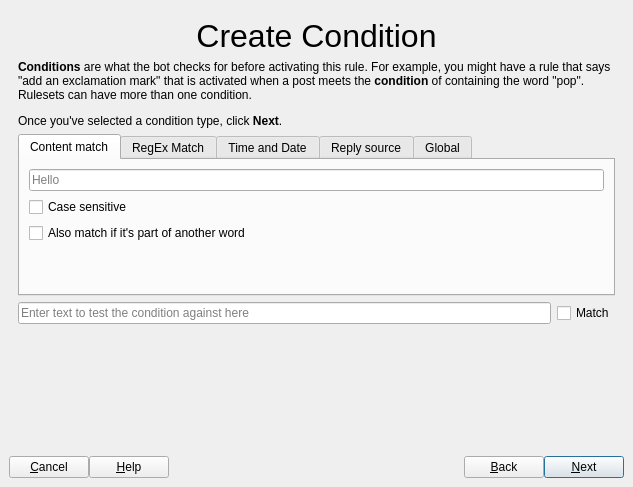
<?xml version="1.0" encoding="UTF-8"?>
<ui version="4.0">
 <class>MainWindow</class>
 <widget class="QMainWindow" name="MainWindow">
  <property name="geometry">
   <rect>
    <x>0</x>
    <y>0</y>
    <width>633</width>
    <height>487</height>
   </rect>
  </property>
  <property name="windowTitle">
   <string>Rule Creation Wizard</string>
  </property>
  <widget class="QWidget" name="centralwidget">
   <layout class="QVBoxLayout" name="verticalLayout">
    <property name="spacing">
     <number>0</number>
    </property>
    <item>
     <widget class="QStackedWidget" name="stackedWidget">
      <property name="currentIndex">
       <number>0</number>
      </property>
      <widget class="QWidget" name="page_2">
       <layout class="QVBoxLayout" name="verticalLayout_3">
        <item>
         <widget class="QLabel" name="label_4">
          <property name="sizePolicy">
           <sizepolicy hsizetype="Preferred" vsizetype="Preferred">
            <horstretch>0</horstretch>
            <verstretch>0</verstretch>
           </sizepolicy>
          </property>
          <property name="font">
           <font>
            <pointsize>24</pointsize>
           </font>
          </property>
          <property name="text">
           <string>Create Condition</string>
          </property>
          <property name="textFormat">
           <enum>Qt::AutoText</enum>
          </property>
          <property name="scaledContents">
           <bool>true</bool>
          </property>
          <property name="alignment">
           <set>Qt::AlignHCenter|Qt::AlignTop</set>
          </property>
         </widget>
        </item>
        <item>
         <widget class="QLabel" name="label_3">
          <property name="sizePolicy">
           <sizepolicy hsizetype="Preferred" vsizetype="Maximum">
            <horstretch>0</horstretch>
            <verstretch>0</verstretch>
           </sizepolicy>
          </property>
          <property name="text">
           <string>&lt;html&gt;&lt;head/&gt;&lt;body&gt;&lt;p&gt;&lt;span style=&quot; font-weight:600;&quot;&gt;Conditions&lt;/span&gt; are what the bot checks for before activating this rule. For example, you might have a rule that says &amp;quot;add an exclamation mark&amp;quot; that is activated when a post meets the &lt;span style=&quot; font-weight:600;&quot;&gt;condition&lt;/span&gt; of containing the word &amp;quot;pop&amp;quot;. Rulesets can have more than one condition.&lt;/p&gt;&lt;p&gt;Once you've selected a condition type, click &lt;span style=&quot; font-weight:600;&quot;&gt;Next&lt;/span&gt;.&lt;/p&gt;&lt;/body&gt;&lt;/html&gt;</string>
          </property>
          <property name="alignment">
           <set>Qt::AlignLeading|Qt::AlignLeft|Qt::AlignTop</set>
          </property>
          <property name="wordWrap">
           <bool>true</bool>
          </property>
         </widget>
        </item>
        <item>
         <widget class="QTabWidget" name="tabWidget">
          <property name="currentIndex">
           <number>0</number>
          </property>
          <widget class="QWidget" name="tab">
           <attribute name="title">
            <string>Content match</string>
           </attribute>
           <layout class="QVBoxLayout" name="verticalLayout_4">
            <item>
             <widget class="QLineEdit" name="lineEdit">
              <property name="placeholderText">
               <string>Hello</string>
              </property>
             </widget>
            </item>
            <item>
             <widget class="QCheckBox" name="checkBox">
              <property name="text">
               <string>Case sensitive</string>
              </property>
             </widget>
            </item>
            <item>
             <widget class="QCheckBox" name="checkBox_2">
              <property name="text">
               <string>Also match if it's part of another word</string>
              </property>
             </widget>
            </item>
            <item>
             <spacer name="verticalSpacer_4">
              <property name="orientation">
               <enum>Qt::Vertical</enum>
              </property>
              <property name="sizeHint" stdset="0">
               <size>
                <width>20</width>
                <height>40</height>
               </size>
              </property>
             </spacer>
            </item>
           </layout>
          </widget>
          <widget class="QWidget" name="tab_2">
           <attribute name="title">
            <string>RegEx Match</string>
           </attribute>
           <layout class="QVBoxLayout" name="verticalLayout_5">
            <item>
             <widget class="QLineEdit" name="lineEdit_2">
              <property name="placeholderText">
               <string>[Rr]eg(ular +)?[Ee]x(?:pression)?</string>
              </property>
             </widget>
            </item>
            <item>
             <widget class="QCheckBox" name="checkBox_3">
              <property name="text">
               <string>Case sensitive</string>
              </property>
             </widget>
            </item>
            <item>
             <widget class="QCheckBox" name="checkBox_4">
              <property name="text">
               <string>Multiline</string>
              </property>
             </widget>
            </item>
            <item>
             <spacer name="verticalSpacer_5">
              <property name="orientation">
               <enum>Qt::Vertical</enum>
              </property>
              <property name="sizeHint" stdset="0">
               <size>
                <width>20</width>
                <height>40</height>
               </size>
              </property>
             </spacer>
            </item>
           </layout>
          </widget>
          <widget class="QWidget" name="tab_3">
           <attribute name="title">
            <string>Time and Date</string>
           </attribute>
           <layout class="QVBoxLayout" name="verticalLayout_6">
            <item>
             <layout class="QHBoxLayout" name="horizontalLayout">
              <item>
               <widget class="QLabel" name="label_7">
                <property name="sizePolicy">
                 <sizepolicy hsizetype="Maximum" vsizetype="Preferred">
                  <horstretch>0</horstretch>
                  <verstretch>0</verstretch>
                 </sizepolicy>
                </property>
                <property name="text">
                 <string>Between</string>
                </property>
               </widget>
              </item>
              <item>
               <widget class="QTimeEdit" name="timeEdit"/>
              </item>
              <item>
               <widget class="QLabel" name="label_8">
                <property name="sizePolicy">
                 <sizepolicy hsizetype="Maximum" vsizetype="Preferred">
                  <horstretch>0</horstretch>
                  <verstretch>0</verstretch>
                 </sizepolicy>
                </property>
                <property name="text">
                 <string>and</string>
                </property>
               </widget>
              </item>
              <item>
               <widget class="QTimeEdit" name="timeEdit_2">
                <property name="dateTime">
                 <datetime>
                  <hour>12</hour>
                  <minute>0</minute>
                  <second>0</second>
                  <year>2000</year>
                  <month>1</month>
                  <day>1</day>
                 </datetime>
                </property>
               </widget>
              </item>
              <item>
               <spacer name="horizontalSpacer">
                <property name="orientation">
                 <enum>Qt::Horizontal</enum>
                </property>
                <property name="sizeHint" stdset="0">
                 <size>
                  <width>40</width>
                  <height>20</height>
                 </size>
                </property>
               </spacer>
              </item>
             </layout>
            </item>
            <item>
             <spacer name="verticalSpacer_3">
              <property name="orientation">
               <enum>Qt::Vertical</enum>
              </property>
              <property name="sizeHint" stdset="0">
               <size>
                <width>20</width>
                <height>40</height>
               </size>
              </property>
             </spacer>
            </item>
           </layout>
          </widget>
          <widget class="QWidget" name="tab_4">
           <attribute name="title">
            <string>Reply source</string>
           </attribute>
           <layout class="QVBoxLayout" name="verticalLayout_10">
            <item>
             <layout class="QGridLayout" name="gridLayout">
              <item row="1" column="2">
               <widget class="QLineEdit" name="lineEdit_5"/>
              </item>
              <item row="1" column="0">
               <widget class="QLabel" name="label_6">
                <property name="text">
                 <string>from</string>
                </property>
               </widget>
              </item>
              <item row="1" column="1">
               <widget class="QComboBox" name="comboBox_2">
                <property name="minimumSize">
                 <size>
                  <width>100</width>
                  <height>0</height>
                 </size>
                </property>
                <item>
                 <property name="text">
                  <string>any username</string>
                 </property>
                </item>
                <item>
                 <property name="text">
                  <string>username containing</string>
                 </property>
                </item>
                <item>
                 <property name="text">
                  <string>username exactly matching</string>
                 </property>
                </item>
                <item>
                 <property name="text">
                  <string>username matching (RegEx)</string>
                 </property>
                </item>
               </widget>
              </item>
              <item row="0" column="0">
               <widget class="QLabel" name="label_5">
                <property name="text">
                 <string>Reply comes from</string>
                </property>
               </widget>
              </item>
              <item row="0" column="1">
               <widget class="QComboBox" name="comboBox">
                <property name="minimumSize">
                 <size>
                  <width>100</width>
                  <height>0</height>
                 </size>
                </property>
                <item>
                 <property name="text">
                  <string>any instance</string>
                 </property>
                </item>
                <item>
                 <property name="text">
                  <string>instance containing</string>
                 </property>
                </item>
                <item>
                 <property name="text">
                  <string>instance exactly matching</string>
                 </property>
                </item>
                <item>
                 <property name="text">
                  <string>intance matching (RegEx)</string>
                 </property>
                </item>
               </widget>
              </item>
              <item row="0" column="2">
               <widget class="QLineEdit" name="lineEdit_4"/>
              </item>
             </layout>
            </item>
            <item>
             <spacer name="verticalSpacer_6">
              <property name="orientation">
               <enum>Qt::Vertical</enum>
              </property>
              <property name="sizeHint" stdset="0">
               <size>
                <width>20</width>
                <height>40</height>
               </size>
              </property>
             </spacer>
            </item>
           </layout>
          </widget>
          <widget class="QWidget" name="tab_5">
           <attribute name="title">
            <string>Global</string>
           </attribute>
           <layout class="QHBoxLayout" name="horizontalLayout_2">
            <item>
             <widget class="QLabel" name="label_11">
              <property name="text">
               <string>This condition is always true. Use this to create a default ruleset.</string>
              </property>
              <property name="alignment">
               <set>Qt::AlignLeading|Qt::AlignLeft|Qt::AlignTop</set>
              </property>
             </widget>
            </item>
           </layout>
          </widget>
         </widget>
        </item>
        <item>
         <layout class="QHBoxLayout" name="horizontalLayout_3">
          <item>
           <widget class="QLineEdit" name="lineEdit_3">
            <property name="placeholderText">
             <string>Enter text to test the condition against here</string>
            </property>
            <property name="clearButtonEnabled">
             <bool>true</bool>
            </property>
           </widget>
          </item>
          <item>
           <widget class="QCheckBox" name="checkBox_5">
            <property name="text">
             <string>Match</string>
            </property>
           </widget>
          </item>
         </layout>
        </item>
        <item>
         <spacer name="verticalSpacer_2">
          <property name="orientation">
           <enum>Qt::Vertical</enum>
          </property>
          <property name="sizeHint" stdset="0">
           <size>
            <width>20</width>
            <height>36</height>
           </size>
          </property>
         </spacer>
        </item>
       </layout>
      </widget>
      <widget class="QWidget" name="page_5">
       <layout class="QVBoxLayout" name="verticalLayout_19">
        <item>
         <widget class="QLabel" name="label_24">
          <property name="sizePolicy">
           <sizepolicy hsizetype="Preferred" vsizetype="Preferred">
            <horstretch>0</horstretch>
            <verstretch>0</verstretch>
           </sizepolicy>
          </property>
          <property name="font">
           <font>
            <pointsize>24</pointsize>
           </font>
          </property>
          <property name="text">
           <string>Set Condition Name</string>
          </property>
          <property name="textFormat">
           <enum>Qt::AutoText</enum>
          </property>
          <property name="scaledContents">
           <bool>true</bool>
          </property>
          <property name="alignment">
           <set>Qt::AlignHCenter|Qt::AlignTop</set>
          </property>
         </widget>
        </item>
        <item>
         <widget class="QLabel" name="label_25">
          <property name="text">
           <string>&lt;html&gt;&lt;head/&gt;&lt;body&gt;&lt;p&gt;If you wish, you may enter a descriptive name for your rule below. Click &lt;span style=&quot; font-weight:600;&quot;&gt;Next&lt;/span&gt; when you're ready to continue.&lt;/p&gt;&lt;/body&gt;&lt;/html&gt;</string>
          </property>
          <property name="wordWrap">
           <bool>true</bool>
          </property>
         </widget>
        </item>
        <item>
         <widget class="QLineEdit" name="lineEdit_12">
          <property name="placeholderText">
           <string/>
          </property>
          <property name="clearButtonEnabled">
           <bool>true</bool>
          </property>
         </widget>
        </item>
        <item>
         <spacer name="verticalSpacer_12">
          <property name="orientation">
           <enum>Qt::Vertical</enum>
          </property>
          <property name="sizeHint" stdset="0">
           <size>
            <width>20</width>
            <height>40</height>
           </size>
          </property>
         </spacer>
        </item>
       </layout>
      </widget>
      <widget class="QWidget" name="page_4">
       <layout class="QVBoxLayout" name="verticalLayout_18">
        <item>
         <widget class="QLabel" name="label_22">
          <property name="sizePolicy">
           <sizepolicy hsizetype="Preferred" vsizetype="Preferred">
            <horstretch>0</horstretch>
            <verstretch>0</verstretch>
           </sizepolicy>
          </property>
          <property name="font">
           <font>
            <pointsize>24</pointsize>
           </font>
          </property>
          <property name="text">
           <string>Done!</string>
          </property>
          <property name="textFormat">
           <enum>Qt::AutoText</enum>
          </property>
          <property name="scaledContents">
           <bool>true</bool>
          </property>
          <property name="alignment">
           <set>Qt::AlignHCenter|Qt::AlignTop</set>
          </property>
         </widget>
        </item>
        <item>
         <widget class="QLabel" name="label_23">
          <property name="text">
           <string>Your condition has been created and is ready to be enabled.</string>
          </property>
         </widget>
        </item>
        <item>
         <widget class="QCheckBox" name="checkBox_11">
          <property name="text">
           <string>Enable condition now</string>
          </property>
          <property name="checkable">
           <bool>true</bool>
          </property>
          <property name="checked">
           <bool>true</bool>
          </property>
         </widget>
        </item>
        <item>
         <spacer name="verticalSpacer_11">
          <property name="orientation">
           <enum>Qt::Vertical</enum>
          </property>
          <property name="sizeHint" stdset="0">
           <size>
            <width>20</width>
            <height>40</height>
           </size>
          </property>
         </spacer>
        </item>
       </layout>
      </widget>
     </widget>
    </item>
    <item>
     <layout class="QHBoxLayout" name="hbx_button_box">
      <item>
       <widget class="QPushButton" name="btn_cancel">
        <property name="text">
         <string>&amp;Cancel</string>
        </property>
        <property name="icon">
         <iconset theme="cancel">
          <normaloff>.</normaloff>.</iconset>
        </property>
       </widget>
      </item>
      <item>
       <widget class="QPushButton" name="btn_help">
        <property name="text">
         <string>&amp;Help</string>
        </property>
        <property name="icon">
         <iconset theme="help">
          <normaloff>.</normaloff>.</iconset>
        </property>
       </widget>
      </item>
      <item>
       <spacer name="horizontalSpacer_3">
        <property name="orientation">
         <enum>Qt::Horizontal</enum>
        </property>
        <property name="sizeHint" stdset="0">
         <size>
          <width>40</width>
          <height>20</height>
         </size>
        </property>
       </spacer>
      </item>
      <item>
       <widget class="QPushButton" name="btn_back">
        <property name="text">
         <string>&amp;Back</string>
        </property>
        <property name="icon">
         <iconset theme="back">
          <normaloff>.</normaloff>.</iconset>
        </property>
       </widget>
      </item>
      <item>
       <widget class="QPushButton" name="btn_next">
        <property name="text">
         <string>&amp;Next</string>
        </property>
        <property name="icon">
         <iconset theme="next">
          <normaloff>.</normaloff>.</iconset>
        </property>
        <property name="autoDefault">
         <bool>true</bool>
        </property>
        <property name="default">
         <bool>true</bool>
        </property>
       </widget>
      </item>
     </layout>
    </item>
   </layout>
  </widget>
 </widget>
 <resources/>
 <connections/>
</ui>
